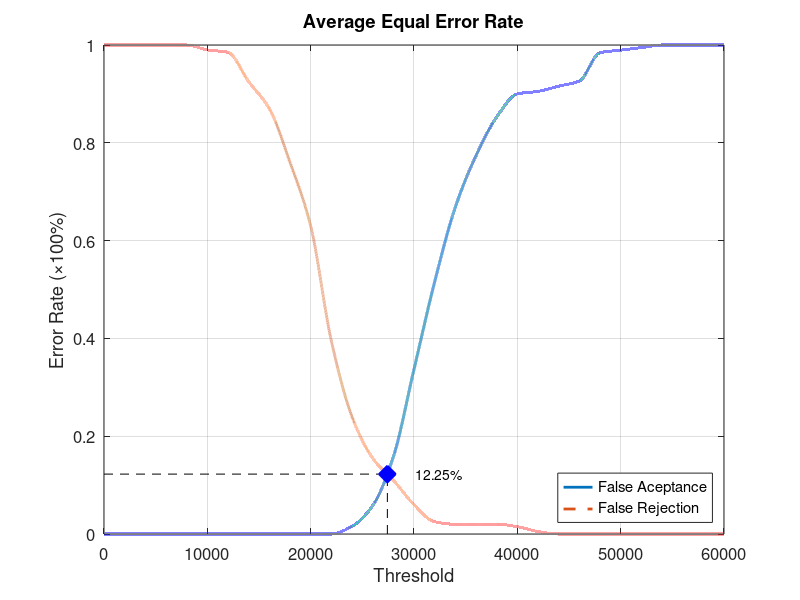
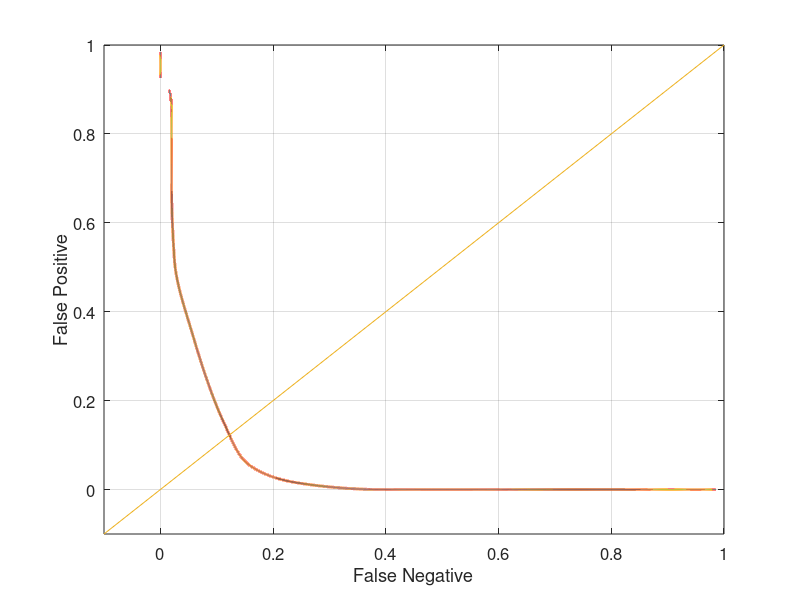

The MATLAB script that drew these images, in order:
function yEER = Database3_3
close all;
clear;
clc;
x = 0:2000:60000;
xq = 0:0.5:60000;

y0 = [0 0 0 0 0 0 0 0 0 0 0 0 0.0157895 0.0578947 0.157895 0.336842 0.515789 0.668421 0.773684 0.852632 0.9 0.905263 0.915789 0.926316 0.984211 0.989474 0.994737 1 1 1 1];
yy0 = interp1(x, y0, xq, 'pchip');
y1 = [1 1 1 1 1 0.99 0.985 0.925 0.87 0.76 0.63 0.395 0.24 0.155 0.11 0.06 0.025 0.02 0.02 0.02 0.015 0.005 0 0 0 0 0 0 0 0 0];
yy1 = interp1(x, y1, xq, 'pchip');

% Calculating EER: 
y2 = abs(y0 - y1);
find(y2 == min(y2))
yy2 = abs(yy0 - yy1);
xEER = find(yy2 == min(yy2));
xEERIndex = xq(xEER) % X-axis EER
yEER = yy0(xEER) % Y-axis EER

main = figure
plot(xq, yy0,'-','LineWidth', 2);	hold on
plot(xq, yy1,'--','LineWidth', 2);	hold on
plot([xEERIndex xEERIndex], [0 yEER], 'k--');	hold on
plot([0 xEERIndex], [yEER yEER], 'k--');	hold on
plot(xEERIndex, yEER, 'bx', 'LineWidth', 10);	hold on
text(xEERIndex + 10 * xEERIndex / 100, yEER, [num2str(round((10000 * yEER)) / 100) '%'])
legend('False Aceptance', 'False Rejection', 'Location', 'SouthEast')
xlabel('Threshold')
ylabel('Error Rate (\times100%)')
title('Average Equal Error Rate')
set(gca, 'FontSize', 12)
axis([0 60000 0 1])
grid on

print(main, 'Database3_3Main', '-dpng');
FNRxFPR = figure('Color', [1 1 1]);
plot(yy1, yy0, '-', yy1, yy0, 'LineWidth', 2);
hold on
y = -0.1:0.1:1
plot(y, y); 
set(gca, 'FontSize', 12)
xlabel('False Negative')
ylabel('False Positive')
axis([-0.1 1 -0.1 1])
set(gca, 'FontSize', 12)
grid on

print(FNRxFPR, 'Database3_3FNRxFPR','-dpng');
end
